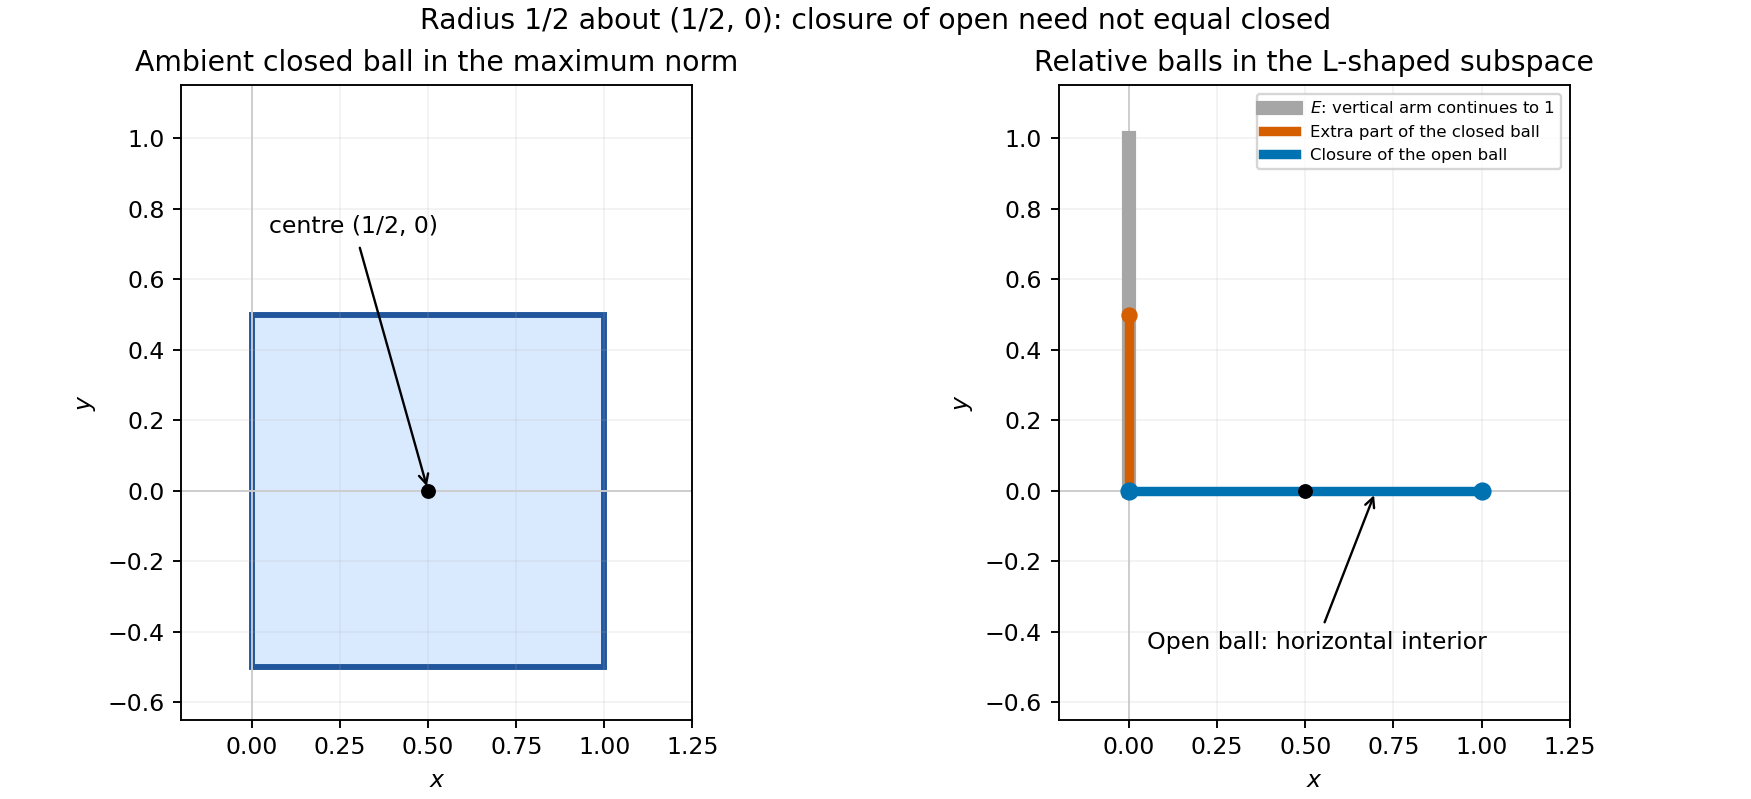

Recreate this plot in Python.
"""Python 3.14.4; NumPy 2.3.5; Matplotlib 3.10.7. Outputs PNG in CWD."""
from pathlib import Path
import matplotlib
matplotlib.use('Agg')
import matplotlib.pyplot as plt
from matplotlib.patches import Rectangle
fig,axes=plt.subplots(1,2,figsize=(10.3,4.7),layout='constrained',facecolor='white')
for ax in axes:
 ax.set_facecolor('white');ax.set_aspect('equal');ax.set_xlim(-.2,1.25);ax.set_ylim(-.65,1.15);ax.axhline(0,color='.8',lw=.8);ax.axvline(0,color='.8',lw=.8);ax.set_xlabel('$x$');ax.set_ylabel('$y$');ax.grid(alpha=.15)
axes[0].add_patch(Rectangle((0,-.5),1,1,facecolor='#d9eaff',edgecolor='#21569d',lw=2.5))
axes[0].scatter([.5],[0],c='black',s=28,zorder=5);axes[0].annotate('centre (1/2, 0)',(.5,0),xytext=(.05,.73),arrowprops={'arrowstyle':'->'})
axes[0].set_title('Ambient closed ball in the maximum norm')
ax=axes[1];ax.plot([0,0],[0,1],c='.65',lw=6,label=r'$E$: vertical arm continues to 1');ax.plot([0,0],[0,.5],c='#d55e00',lw=4,label='Extra part of the closed ball');ax.plot([0,1],[0,0],c='#0072b2',lw=4,label='Closure of the open ball')
ax.scatter([0,1],[0,0],s=45,facecolor='#0072b2',edgecolor='#0072b2',zorder=5);ax.scatter([.5],[0],c='black',s=28,zorder=6)
ax.scatter([0],[.5],s=35,c='#d55e00',zorder=5);ax.annotate('Open ball: horizontal interior',(.7,0),xytext=(.05,-.45),arrowprops={'arrowstyle':'->'});ax.set_title('Relative balls in the L-shaped subspace');ax.legend(loc='upper right',fontsize=7)
fig.suptitle('Radius 1/2 about (1/2, 0): closure of open need not equal closed',fontsize=12)
fig.savefig(Path.cwd()/'2008-metric-balls.png',dpi=170,facecolor='white')
